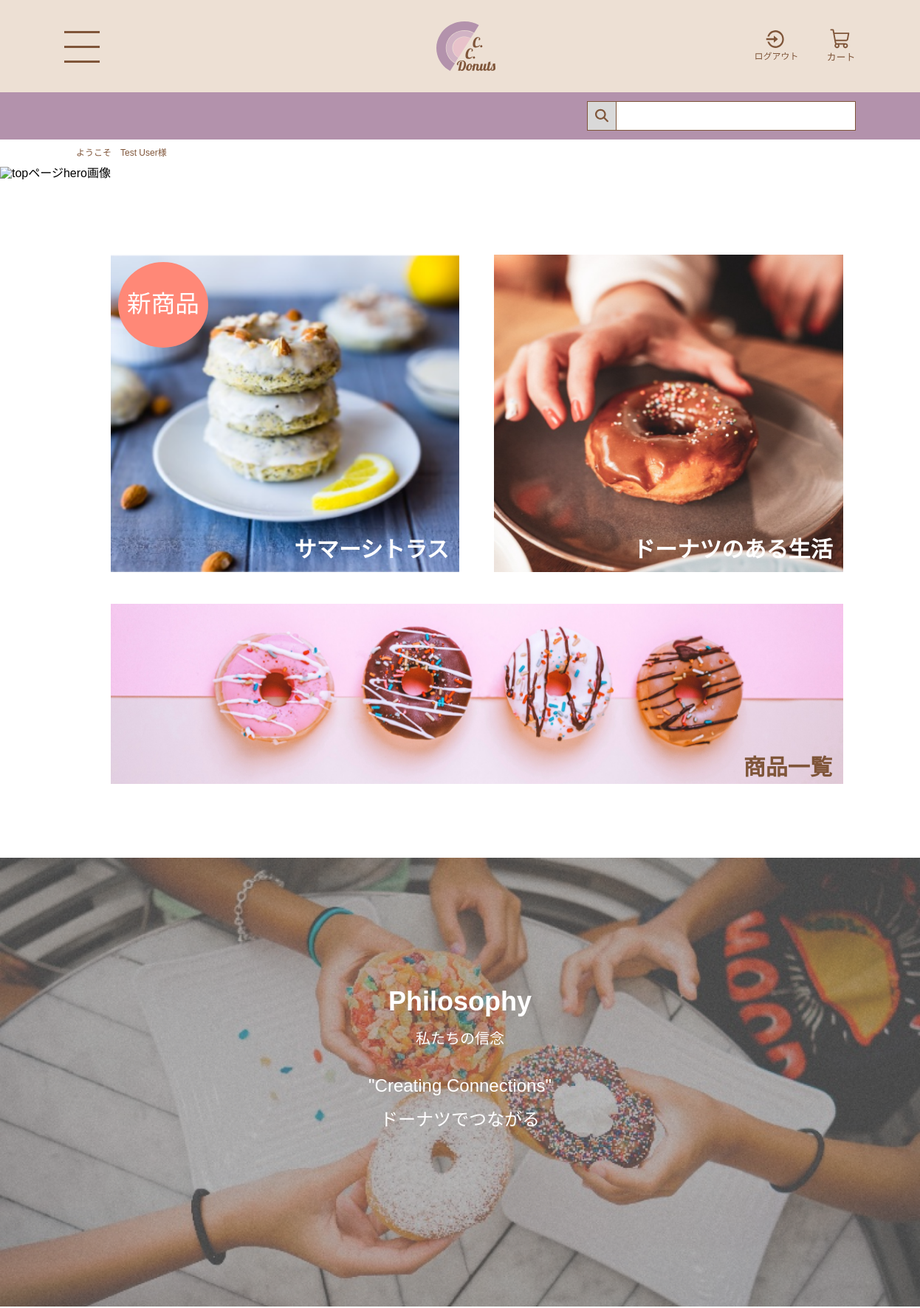
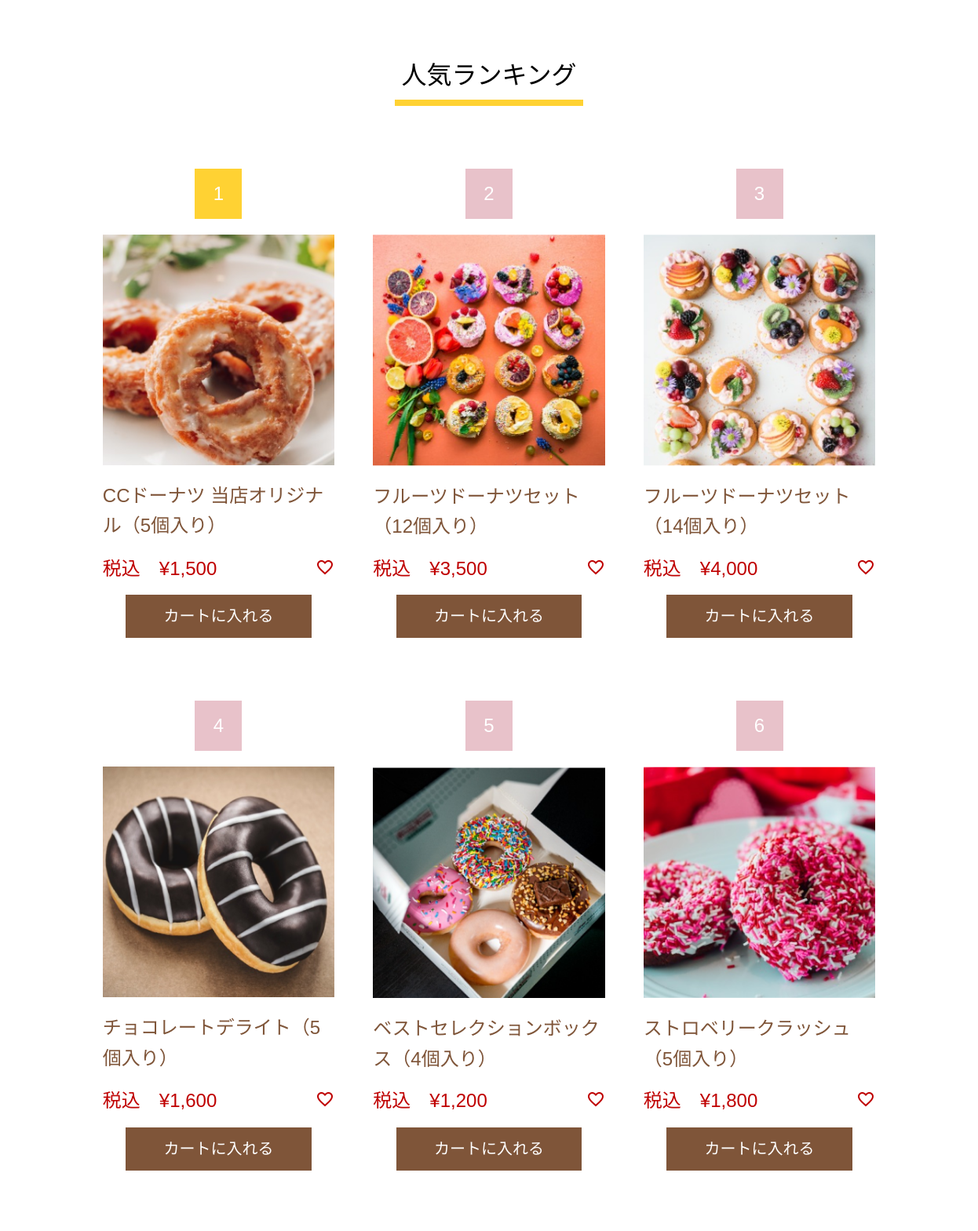
The page / (signed in, upper part) on the database its author committed (2 pictures, top to bottom).
### tables this page shows
create table product (
id int auto_increment primary key, 
name varchar(200) not null, 
price int not null, 
description varchar(1000) not null 
);

### index.php (the view, shortened to what this page needs)
<!DOCTYPE html>
<html lang="ja">
<head>
  <link rel="stylesheet" href="common/css/reset.css">
  <link rel="stylesheet" href="common/css/common.css">
  <link rel="stylesheet" href="common/css/top.css">
</head>
<body>
  <?php
  require 'includes/header.php';
  ?>
  <main>
    <div class="navigator">
      <?php
      if (isset($_SESSION['customer'])) {
        echo '<p class="greeting">ようこそ　', $_SESSION['customer']['name'], '様</p>';
      } else {
        echo '<p class="greeting">ようこそ　ゲスト様</p>';
      }
      ?>
    </div>
    <h1>
      <img src="common/images/top-hero-pc.png" alt="topページhero画像" class="hero_pc">
    </h1>
    <section class="sec_1">
      <div class="grid">
        <div class="grid_item1 hover">
          <h2 class="h2_new">サマーシトラス</h2>
          <?php
          echo <<<END
        <a href="detail.php?id=5" class="new_item">
          <img src="common/images/5.png" alt="新商品の画像">
        </a>
        <div class="new_mark">
            <p>新商品</p>
          </div>
END;
          ?>
        </div>
        <div class="grid_item2 hover">
          <h2 class="h2_life">ドーナツのある生活</h2>
          <a href="#" class="donuts_life">
            <img src="common/images/top-dounutslife.png" alt="ドーナツのある生活画像">
          </a>
        </div>
        <div class="grid_item3 hover">
          <h2 class="h2_banner">商品一覧</h2>
          <a href=" product.php" class="banner">
            <img src="common/images/top-banner.png" alt="商品一覧へ行くバナー">
          </a>
        </div>
      </div>
    </section>
    <section class="sec_2">
      <div class="bg_pc">
        <img src="common/images/top-bg-pc.png" alt="">
      </div>
      <div class="container">
        <h2 class="h2_sec2">philosophy</h2>
        <div>
          <p class="sub_title">私たちの信念</p>
        </div>
        <div class="inner">
          <p class="main_text">"creating connections"</p>
          <p class="sub_text">ドーナツでつながる</p>
        </div>
      </div>
    </section>
    <section class="sec_3">
      <h2 class="common_title">人気ランキング</h2>
      <div class="common_product_form">
        <ol class="common_product_content">
          <?php
          require 'includes/database.php';
          $ranking = [
            1 => 1,
            2 => 7,
            3 => 8,
            4 => 2,
            5 => 9,
            6 => 6,
          ];
          foreach ($ranking as $rank => $id) {
            $stmt = $pdo->prepare("SELECT name, price FROM product WHERE id = :id");
            $stmt->bindParam(':id', $id, PDO::PARAM_INT);
            $stmt->execute();
            $product = $stmt->fetch(PDO::FETCH_ASSOC);
            if ($product) {
              $imagePath = "common/images/{$id}.png";
              $price = number_format($product['price']);
              echo '<li class="common_product_items">';
              if ($rank == 1) {
                echo '<div class="ranking_num yellow">', $rank, '</div>';
              } else {
                echo '<div class="ranking_num pink">', $rank, '</div>';
              }
              echo <<<END
                <a href="detail.php?id={$id}" class="common_products_imglink hover">
                 <img src='{$imagePath}' alt='{$product['name']}' class="common_produts_img"/>
                </a>
                <a href="detail.php?id={$id}" class="flex_grow">
                 <p class="common_products_name hover_text">{$product['name']}</p>
                </a>
                <div class="common_pricearea">
                 <p class="common_price">税込　¥{$price}</p>
                 <a href="#!">
                 <img src="common/images/heart.png" alt="お気に入りボタン" class="common_heart">
                 </a>
                </div>
                <div class="common_btn_cart">
                 <form action="cart-input.php" method="post" >
                <input type="hidden" name="id" value="{$id}">
                <input type="hidden" name="name" value="{$product['name']}">
                <input type="hidden" name="price" value="{$product['price']}">
                <input type="hidden" name="count" value=1>
                <input type="submit" value="カートに入れる">
                </form>
                </div>
              </li>
END;
            }
          }
          ?>
        </ol>
      </div>
    </section>
  </main>
  <?php
  require 'includes/footer.php';
  ?>

### common/css/common.css (style rules this page uses)
* { font-family: "Noto Sans JP", sans-serif; }
.navigator { width: 100%; padding: 12px 0 12px 20px; text-align: left; color: #7f5539; font-size: 12px; }
.common_title { display: inline-block; font-size: 20px; padding: 0 6px 8px; border-bottom: 4px solid #ffd233; color: #000; }
.common_product_form { width: 89%; margin: 72px auto 0; }
.common_product_content { display: flex; flex-wrap: wrap; justify-content: space-between; }
.common_product_items { width: 47%; text-align: center; margin-bottom: 80px; display: flex; flex-direction: column; }
.common_products_imglink { margin-bottom: 20px; }
.common_produts_img { display: block; width: 100%; }
.flex_grow { flex-grow: 1; margin-bottom: 22px; }
.common_products_name { color: #7f5539; font-size: 16px; line-height: 1.6; text-align: left; }
.common_pricearea { width: 100%; display: flex; flex-wrap: nowrap; justify-content: space-between; margin-bottom: 20px; }
.common_price { color: #bf0000; font-size: 16px; }
.common_heart { width: 20px; height: 20px; align-items: center; }
.common_btn_cart input { text-align: center; color: #fff; font-size: 12px; padding: 11px; background: #7F5539; border: #7F5539 solid 1px; width: 100%; transition: all 0.2s ease-in; }
@media screen and (min-width: 768px) { .navigator { padding: 12px 0 12px 103px; } }
@media screen and (min-width: 768px) { .common_title { font-size: 32px; padding: 0 8px 12px; border-bottom: 8px solid #ffd233; } }
@media screen and (min-width: 768px) { .common_product_form { width: 79%; max-width: 1080px; margin: 80px auto 0; } }
@media screen and (min-width: 768px) { .common_product_items { width: 30%; } }
@media screen and (min-width: 768px) { .flex_grow { flex-grow: 1; margin-bottom: 20px; } }
@media screen and (min-width: 768px) { .common_products_name { font-size: clamp(1.25rem, 0.806rem + 0.93vw, 1.5rem); } }
@media screen and (min-width: 768px) { .common_price { font-size: clamp(1rem, 0.111rem + 1.85vw, 1.5rem); } }
@media screen and (min-width: 768px) { .common_heart { width: 24px; height: 24px; } }
@media screen and (min-width: 768px) { .common_btn_cart input { text-align: center; color: #fff; font-size: clamp(1rem, 0.556rem + 0.93vw, 1.25rem); padding: 15px; background: #7F5539; border: #7F5539 solid 1px; width: 80%; transition: all 0.2s ease-in; } }

### rows shown on the page
product: rank "1", shows a picture, name "CCドーナツ 当店オリジナル（5個入り）", price "1,500"
product: rank "2", shows a picture, name "フルーツドーナツセット（12個入り）", price "3,500"
product: rank "3", shows a picture, name "フルーツドーナツセット（14個入り）", price "4,000"
product: rank "4", shows a picture, name "チョコレートデライト（5個入り）", price "1,600"
product: rank "5", shows a picture, name "ベストセレクションボックス（4個入り）", price "1,200"
product: rank "6", shows a picture, name "ストロベリークラッシュ（5個入り）", price "1,800"

### other values the page prints
$_SESSION['customer']['name'] "Test User"
